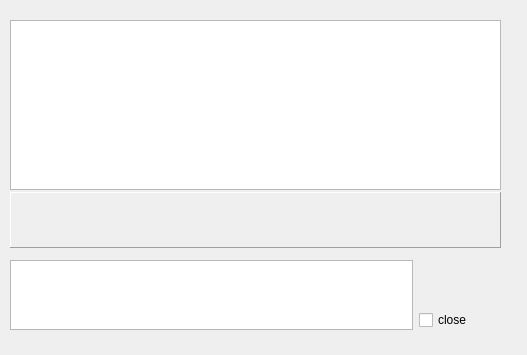
<?xml version="1.0" encoding="UTF-8"?>
<ui version="4.0">
 <class>GuiChatWidget</class>
 <widget class="QWidget" name="GuiChatWidget">
  <property name="geometry">
   <rect>
    <x>0</x>
    <y>0</y>
    <width>527</width>
    <height>355</height>
   </rect>
  </property>
  <property name="sizePolicy">
   <sizepolicy hsizetype="Expanding" vsizetype="Expanding">
    <horstretch>0</horstretch>
    <verstretch>0</verstretch>
   </sizepolicy>
  </property>
  <property name="windowTitle">
   <string>Chat</string>
  </property>
  <widget class="QFrame" name="mp_frameMessage">
   <property name="geometry">
    <rect>
     <x>10</x>
     <y>260</y>
     <width>491</width>
     <height>70</height>
    </rect>
   </property>
   <property name="sizePolicy">
    <sizepolicy hsizetype="Expanding" vsizetype="MinimumExpanding">
     <horstretch>0</horstretch>
     <verstretch>0</verstretch>
    </sizepolicy>
   </property>
   <property name="minimumSize">
    <size>
     <width>200</width>
     <height>70</height>
    </size>
   </property>
   <property name="baseSize">
    <size>
     <width>0</width>
     <height>80</height>
    </size>
   </property>
   <property name="frameShape">
    <enum>QFrame::NoFrame</enum>
   </property>
   <property name="frameShadow">
    <enum>QFrame::Plain</enum>
   </property>
   <layout class="QGridLayout" name="gridLayout">
    <property name="leftMargin">
     <number>0</number>
    </property>
    <property name="topMargin">
     <number>0</number>
    </property>
    <property name="rightMargin">
     <number>0</number>
    </property>
    <property name="bottomMargin">
     <number>0</number>
    </property>
    <property name="verticalSpacing">
     <number>0</number>
    </property>
    <item row="0" column="0" rowspan="3">
     <widget class="GuiMessageEdit" name="mp_teMessage">
      <property name="sizePolicy">
       <sizepolicy hsizetype="Expanding" vsizetype="MinimumExpanding">
        <horstretch>0</horstretch>
        <verstretch>0</verstretch>
       </sizepolicy>
      </property>
      <property name="minimumSize">
       <size>
        <width>160</width>
        <height>50</height>
       </size>
      </property>
      <property name="maximumSize">
       <size>
        <width>16777215</width>
        <height>16777215</height>
       </size>
      </property>
     </widget>
    </item>
    <item row="1" column="1">
     <widget class="QPushButton" name="mp_pbSend">
      <property name="sizePolicy">
       <sizepolicy hsizetype="Fixed" vsizetype="Fixed">
        <horstretch>0</horstretch>
        <verstretch>0</verstretch>
       </sizepolicy>
      </property>
      <property name="minimumSize">
       <size>
        <width>38</width>
        <height>38</height>
       </size>
      </property>
      <property name="maximumSize">
       <size>
        <width>38</width>
        <height>38</height>
       </size>
      </property>
      <property name="toolTip">
       <string>Click to send message or just hit enter</string>
      </property>
      <property name="icon">
       <iconset resource="../beebeep.qrc">
        <normaloff>:/images/send.png</normaloff>:/images/send.png</iconset>
      </property>
      <property name="iconSize">
       <size>
        <width>32</width>
        <height>32</height>
       </size>
      </property>
      <property name="flat">
       <bool>true</bool>
      </property>
     </widget>
    </item>
    <item row="1" column="2">
     <widget class="QPushButton" name="mp_pbRecordVoiceMessage">
      <property name="sizePolicy">
       <sizepolicy hsizetype="Fixed" vsizetype="Fixed">
        <horstretch>0</horstretch>
        <verstretch>0</verstretch>
       </sizepolicy>
      </property>
      <property name="minimumSize">
       <size>
        <width>38</width>
        <height>38</height>
       </size>
      </property>
      <property name="maximumSize">
       <size>
        <width>38</width>
        <height>38</height>
       </size>
      </property>
      <property name="icon">
       <iconset resource="../beebeep.qrc">
        <normaloff>:/images/microphone.png</normaloff>:/images/microphone.png</iconset>
      </property>
      <property name="iconSize">
       <size>
        <width>32</width>
        <height>32</height>
       </size>
      </property>
      <property name="flat">
       <bool>true</bool>
      </property>
     </widget>
    </item>
    <item row="2" column="1" colspan="2">
     <widget class="QCheckBox" name="mp_cbSendAndClose">
      <property name="text">
       <string>close</string>
      </property>
     </widget>
    </item>
   </layout>
  </widget>
  <widget class="QFrame" name="mp_frameChat">
   <property name="geometry">
    <rect>
     <x>10</x>
     <y>20</y>
     <width>491</width>
     <height>228</height>
    </rect>
   </property>
   <property name="frameShape">
    <enum>QFrame::NoFrame</enum>
   </property>
   <property name="frameShadow">
    <enum>QFrame::Plain</enum>
   </property>
   <layout class="QGridLayout" name="gridLayout_2">
    <property name="leftMargin">
     <number>0</number>
    </property>
    <property name="topMargin">
     <number>0</number>
    </property>
    <property name="rightMargin">
     <number>0</number>
    </property>
    <property name="bottomMargin">
     <number>0</number>
    </property>
    <property name="horizontalSpacing">
     <number>0</number>
    </property>
    <property name="verticalSpacing">
     <number>2</number>
    </property>
    <item row="0" column="0">
     <widget class="ShadowChatTranscript" name="mp_teChat">
      <property name="minimumSize">
       <size>
        <width>200</width>
        <height>120</height>
       </size>
      </property>
      <property name="readOnly">
       <bool>true</bool>
      </property>
      <property name="textInteractionFlags">
       <set>Qt::TextBrowserInteraction</set>
      </property>
     </widget>
    </item>
    <item row="1" column="0">
     <widget class="QFrame" name="mp_frameVoicePlayer">
      <property name="sizePolicy">
       <sizepolicy hsizetype="Expanding" vsizetype="Preferred">
        <horstretch>0</horstretch>
        <verstretch>0</verstretch>
       </sizepolicy>
      </property>
      <property name="minimumSize">
       <size>
        <width>0</width>
        <height>56</height>
       </size>
      </property>
      <property name="frameShape">
       <enum>QFrame::Panel</enum>
      </property>
      <property name="frameShadow">
       <enum>QFrame::Raised</enum>
      </property>
     </widget>
    </item>
   </layout>
  </widget>
 </widget>
 <customwidgets>
  <customwidget>
   <class>ShadowChatTranscript</class>
   <extends>QTextBrowser</extends>
   <header>ShadowChatTranscript.h</header>
  </customwidget>
  <customwidget>
   <class>GuiMessageEdit</class>
   <extends>QTextEdit</extends>
   <header>GuiMessageEdit.h</header>
  </customwidget>
 </customwidgets>
 <tabstops>
  <tabstop>mp_teMessage</tabstop>
  <tabstop>mp_pbSend</tabstop>
  <tabstop>mp_pbRecordVoiceMessage</tabstop>
  <tabstop>mp_cbSendAndClose</tabstop>
  <tabstop>mp_teChat</tabstop>
 </tabstops>
 <resources>
  <include location="../beebeep.qrc"/>
 </resources>
 <connections/>
</ui>
